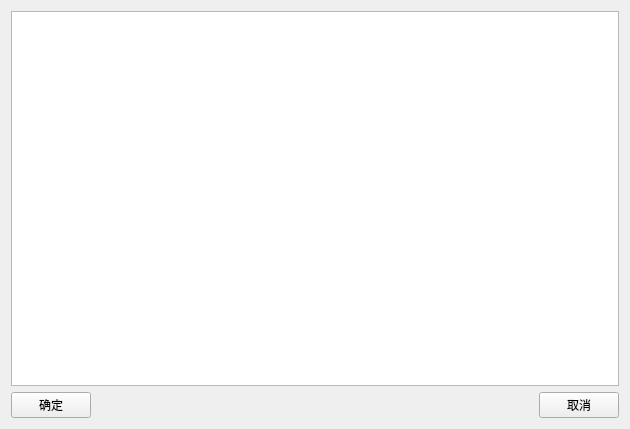
<?xml version="1.0" encoding="UTF-8"?>
<ui version="4.0">
 <class>DicomDir</class>
 <widget class="QWidget" name="DicomDir">
  <property name="geometry">
   <rect>
    <x>0</x>
    <y>0</y>
    <width>630</width>
    <height>429</height>
   </rect>
  </property>
  <property name="windowTitle">
   <string>病人列表</string>
  </property>
  <layout class="QGridLayout" name="gridLayout">
   <item row="0" column="0" colspan="3">
    <widget class="QTableWidget" name="tableWidget"/>
   </item>
   <item row="1" column="0">
    <widget class="QPushButton" name="ButtonOK">
     <property name="text">
      <string>确定</string>
     </property>
    </widget>
   </item>
   <item row="1" column="2">
    <widget class="QPushButton" name="ButtonCancel">
     <property name="text">
      <string>取消</string>
     </property>
    </widget>
   </item>
   <item row="1" column="1">
    <spacer name="horizontalSpacer">
     <property name="orientation">
      <enum>Qt::Horizontal</enum>
     </property>
     <property name="sizeHint" stdset="0">
      <size>
       <width>40</width>
       <height>20</height>
      </size>
     </property>
    </spacer>
   </item>
  </layout>
 </widget>
 <layoutdefault spacing="6" margin="11"/>
 <resources/>
 <connections>
  <connection>
   <sender>ButtonOK</sender>
   <signal>clicked()</signal>
   <receiver>DicomDir</receiver>
   <slot>OnPushOk()</slot>
   <hints>
    <hint type="sourcelabel">
     <x>69</x>
     <y>411</y>
    </hint>
    <hint type="destinationlabel">
     <x>5</x>
     <y>358</y>
    </hint>
   </hints>
  </connection>
  <connection>
   <sender>ButtonCancel</sender>
   <signal>clicked()</signal>
   <receiver>DicomDir</receiver>
   <slot>OnPushCancel()</slot>
   <hints>
    <hint type="sourcelabel">
     <x>597</x>
     <y>401</y>
    </hint>
    <hint type="destinationlabel">
     <x>624</x>
     <y>356</y>
    </hint>
   </hints>
  </connection>
 </connections>
 <slots>
  <slot>OnPushOk()</slot>
  <slot>OnPushCancel()</slot>
 </slots>
</ui>
